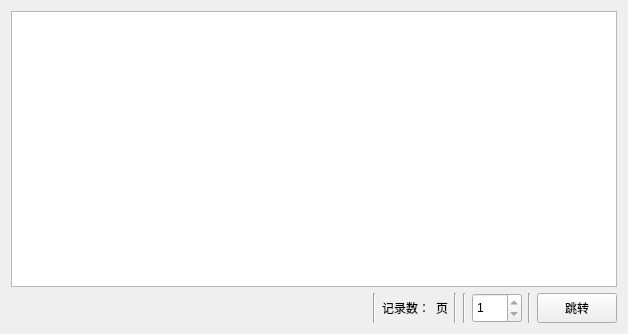
<?xml version="1.0" encoding="UTF-8"?>
<ui version="4.0">
 <class>History</class>
 <widget class="QWidget" name="History">
  <property name="geometry">
   <rect>
    <x>0</x>
    <y>0</y>
    <width>628</width>
    <height>334</height>
   </rect>
  </property>
  <property name="windowTitle">
   <string>收藏</string>
  </property>
  <layout class="QGridLayout" name="gridLayout_2">
   <item row="0" column="0">
    <layout class="QGridLayout" name="gridLayout_3">
     <item row="0" column="0">
      <widget class="ComicListWidget" name="bookList">
       <property name="styleSheet">
        <string notr="true"/>
       </property>
      </widget>
     </item>
    </layout>
   </item>
   <item row="1" column="0">
    <layout class="QGridLayout" name="gridLayout_4">
     <item row="0" column="0">
      <layout class="QHBoxLayout" name="horizontalLayout">
       <item>
        <widget class="QLabel" name="msgLabel">
         <property name="text">
          <string/>
         </property>
        </widget>
       </item>
       <item>
        <spacer name="horizontalSpacer">
         <property name="orientation">
          <enum>Qt::Horizontal</enum>
         </property>
         <property name="sizeHint" stdset="0">
          <size>
           <width>40</width>
           <height>20</height>
          </size>
         </property>
        </spacer>
       </item>
       <item>
        <widget class="Line" name="line_2">
         <property name="orientation">
          <enum>Qt::Vertical</enum>
         </property>
        </widget>
       </item>
       <item>
        <widget class="QLabel" name="nums">
         <property name="minimumSize">
          <size>
           <width>0</width>
           <height>30</height>
          </size>
         </property>
         <property name="text">
          <string>记录数：</string>
         </property>
        </widget>
       </item>
       <item>
        <widget class="QLabel" name="pages">
         <property name="text">
          <string>页</string>
         </property>
        </widget>
       </item>
       <item>
        <widget class="Line" name="line">
         <property name="orientation">
          <enum>Qt::Vertical</enum>
         </property>
        </widget>
       </item>
       <item>
        <widget class="Line" name="line_4">
         <property name="orientation">
          <enum>Qt::Vertical</enum>
         </property>
        </widget>
       </item>
       <item>
        <widget class="QSpinBox" name="spinBox">
         <property name="minimumSize">
          <size>
           <width>50</width>
           <height>30</height>
          </size>
         </property>
         <property name="minimum">
          <number>1</number>
         </property>
         <property name="maximum">
          <number>1</number>
         </property>
        </widget>
       </item>
       <item>
        <widget class="Line" name="line_3">
         <property name="orientation">
          <enum>Qt::Vertical</enum>
         </property>
        </widget>
       </item>
       <item>
        <widget class="QPushButton" name="jumpButton">
         <property name="minimumSize">
          <size>
           <width>0</width>
           <height>30</height>
          </size>
         </property>
         <property name="text">
          <string>跳转</string>
         </property>
         <property name="shortcut">
          <string>Return</string>
         </property>
        </widget>
       </item>
      </layout>
     </item>
    </layout>
   </item>
  </layout>
 </widget>
 <customwidgets>
  <customwidget>
   <class>ComicListWidget</class>
   <extends>QListWidget</extends>
   <header location="global">component.list.comic_list_widget.h</header>
  </customwidget>
 </customwidgets>
 <resources/>
 <connections>
  <connection>
   <sender>jumpButton</sender>
   <signal>clicked()</signal>
   <receiver>History</receiver>
   <slot>JumpPage()</slot>
   <hints>
    <hint type="sourcelabel">
     <x>439</x>
     <y>280</y>
    </hint>
    <hint type="destinationlabel">
     <x>361</x>
     <y>291</y>
    </hint>
   </hints>
  </connection>
 </connections>
 <slots>
  <slot>JumpPage()</slot>
  <slot>RefreshDataFocus()</slot>
 </slots>
</ui>
